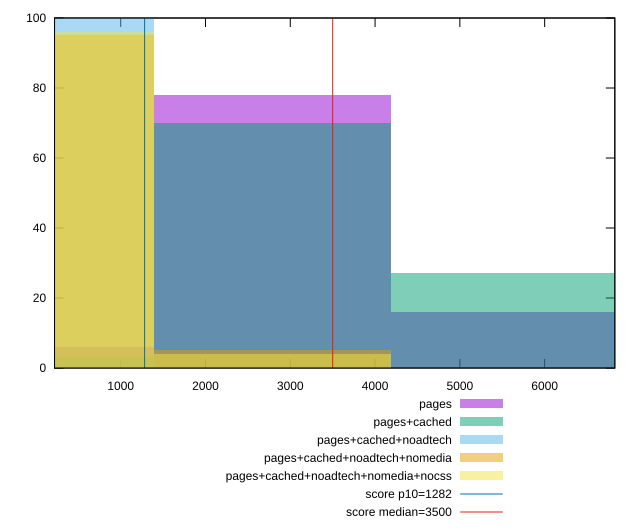

Write the gnuplot code that produced this figure.
reset

$pages <<EOF
2790.1072245102855 78
5580.214449020571 16
0 6
EOF

$pagesCached <<EOF
2790.1072245102855 70
5580.214449020571 27
0 3
EOF

$pagesCachedNoadtech <<EOF
0 100
EOF

$pagesCachedNoadtechNomedia <<EOF
0 95
2790.1072245102855 5
EOF

$pagesCachedNoadtechNomediaNocss <<EOF
0 96
2790.1072245102855 4
EOF

set key outside below
set boxwidth 2790.1072245102855
set xrange [219.772:6827.584]
set yrange [0:100]
set trange [0:100]
set style fill transparent solid 0.5 noborder

set parametric
set terminal svg size 640, 530 enhanced background rgb 'white'
set output "report_00014_2021-02-09T15:56:05.503Z/bootup-time/comparison/histogram/all_raw.svg"

plot $pages title "pages" with boxes, \
     $pagesCached title "pages+cached" with boxes, \
     $pagesCachedNoadtech title "pages+cached+noadtech" with boxes, \
     $pagesCachedNoadtechNomedia title "pages+cached+noadtech+nomedia" with boxes, \
     $pagesCachedNoadtechNomediaNocss title "pages+cached+noadtech+nomedia+nocss" with boxes, \
     1282,t title "score p10=1282", \
     3500,t title "score median=3500"

reset
